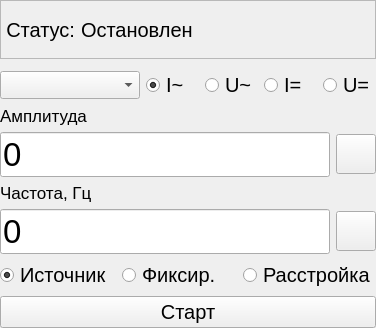
<?xml version="1.0" encoding="UTF-8"?>
<ui version="4.0">
 <class>Form</class>
 <widget class="QWidget" name="Form">
  <property name="geometry">
   <rect>
    <x>0</x>
    <y>0</y>
    <width>376</width>
    <height>328</height>
   </rect>
  </property>
  <property name="windowTitle">
   <string>Form</string>
  </property>
  <layout class="QVBoxLayout" name="verticalLayout">
   <property name="leftMargin">
    <number>0</number>
   </property>
   <property name="topMargin">
    <number>0</number>
   </property>
   <property name="rightMargin">
    <number>0</number>
   </property>
   <property name="bottomMargin">
    <number>0</number>
   </property>
   <item>
    <widget class="QFrame" name="frame">
     <property name="frameShape">
      <enum>QFrame::StyledPanel</enum>
     </property>
     <property name="frameShadow">
      <enum>QFrame::Plain</enum>
     </property>
     <layout class="QHBoxLayout" name="horizontalLayout_4">
      <property name="leftMargin">
       <number>5</number>
      </property>
      <property name="topMargin">
       <number>5</number>
      </property>
      <property name="rightMargin">
       <number>5</number>
      </property>
      <property name="bottomMargin">
       <number>5</number>
      </property>
      <item>
       <widget class="QLabel" name="label_4">
        <property name="font">
         <font>
          <pointsize>15</pointsize>
         </font>
        </property>
        <property name="text">
         <string>Статус:</string>
        </property>
        <property name="alignment">
         <set>Qt::AlignRight|Qt::AlignTrailing|Qt::AlignVCenter</set>
        </property>
       </widget>
      </item>
      <item>
       <widget class="QLabel" name="clb_state_label">
        <property name="sizePolicy">
         <sizepolicy hsizetype="Expanding" vsizetype="Preferred">
          <horstretch>0</horstretch>
          <verstretch>0</verstretch>
         </sizepolicy>
        </property>
        <property name="font">
         <font>
          <pointsize>15</pointsize>
         </font>
        </property>
        <property name="text">
         <string>Остановлен</string>
        </property>
        <property name="scaledContents">
         <bool>false</bool>
        </property>
       </widget>
      </item>
     </layout>
    </widget>
   </item>
   <item>
    <layout class="QHBoxLayout" name="horizontalLayout_2">
     <property name="topMargin">
      <number>5</number>
     </property>
     <item>
      <widget class="QComboBox" name="clb_list_combobox">
       <property name="sizePolicy">
        <sizepolicy hsizetype="Fixed" vsizetype="Fixed">
         <horstretch>0</horstretch>
         <verstretch>0</verstretch>
        </sizepolicy>
       </property>
       <property name="minimumSize">
        <size>
         <width>140</width>
         <height>0</height>
        </size>
       </property>
       <property name="font">
        <font>
         <pointsize>13</pointsize>
        </font>
       </property>
      </widget>
     </item>
     <item>
      <widget class="QRadioButton" name="aci_radio">
       <property name="font">
        <font>
         <pointsize>15</pointsize>
        </font>
       </property>
       <property name="text">
        <string>I~</string>
       </property>
       <property name="checked">
        <bool>true</bool>
       </property>
       <attribute name="buttonGroup">
        <string notr="true">buttonGroup</string>
       </attribute>
      </widget>
     </item>
     <item>
      <widget class="QRadioButton" name="acv_radio">
       <property name="font">
        <font>
         <pointsize>15</pointsize>
        </font>
       </property>
       <property name="text">
        <string>U~</string>
       </property>
       <property name="checked">
        <bool>false</bool>
       </property>
       <attribute name="buttonGroup">
        <string notr="true">buttonGroup</string>
       </attribute>
      </widget>
     </item>
     <item>
      <widget class="QRadioButton" name="dci_radio">
       <property name="font">
        <font>
         <pointsize>15</pointsize>
        </font>
       </property>
       <property name="text">
        <string>I=</string>
       </property>
       <attribute name="buttonGroup">
        <string notr="true">buttonGroup</string>
       </attribute>
      </widget>
     </item>
     <item>
      <widget class="QRadioButton" name="dcv_radio">
       <property name="font">
        <font>
         <pointsize>15</pointsize>
        </font>
       </property>
       <property name="text">
        <string>U=</string>
       </property>
       <attribute name="buttonGroup">
        <string notr="true">buttonGroup</string>
       </attribute>
      </widget>
     </item>
    </layout>
   </item>
   <item>
    <layout class="QGridLayout" name="gridLayout">
     <item row="1" column="0">
      <widget class="QEditCopyButton" name="amplitude_edit">
       <property name="sizePolicy">
        <sizepolicy hsizetype="Expanding" vsizetype="Fixed">
         <horstretch>1</horstretch>
         <verstretch>0</verstretch>
        </sizepolicy>
       </property>
       <property name="font">
        <font>
         <pointsize>25</pointsize>
        </font>
       </property>
       <property name="styleSheet">
        <string notr="true"/>
       </property>
       <property name="text">
        <string>0</string>
       </property>
      </widget>
     </item>
     <item row="0" column="0">
      <widget class="QLabel" name="label_5">
       <property name="sizePolicy">
        <sizepolicy hsizetype="Fixed" vsizetype="Preferred">
         <horstretch>0</horstretch>
         <verstretch>0</verstretch>
        </sizepolicy>
       </property>
       <property name="font">
        <font>
         <pointsize>13</pointsize>
        </font>
       </property>
       <property name="text">
        <string>Амплитуда</string>
       </property>
       <property name="alignment">
        <set>Qt::AlignBottom|Qt::AlignLeading|Qt::AlignLeft</set>
       </property>
      </widget>
     </item>
     <item row="3" column="0">
      <widget class="QEditCopyButton" name="frequency_edit">
       <property name="sizePolicy">
        <sizepolicy hsizetype="Expanding" vsizetype="Fixed">
         <horstretch>1</horstretch>
         <verstretch>0</verstretch>
        </sizepolicy>
       </property>
       <property name="font">
        <font>
         <pointsize>25</pointsize>
        </font>
       </property>
       <property name="text">
        <string>0</string>
       </property>
      </widget>
     </item>
     <item row="4" column="0" colspan="2">
      <layout class="QHBoxLayout" name="horizontalLayout_5">
       <property name="spacing">
        <number>0</number>
       </property>
       <item>
        <widget class="QRadioButton" name="source_mode_radio">
         <property name="font">
          <font>
           <pointsize>15</pointsize>
          </font>
         </property>
         <property name="text">
          <string>Источник</string>
         </property>
         <property name="checked">
          <bool>true</bool>
         </property>
         <attribute name="buttonGroup">
          <string notr="true">buttonGroup_2</string>
         </attribute>
        </widget>
       </item>
       <item>
        <widget class="QRadioButton" name="fixed_mode_radio">
         <property name="font">
          <font>
           <pointsize>15</pointsize>
          </font>
         </property>
         <property name="text">
          <string>Фиксир.</string>
         </property>
         <attribute name="buttonGroup">
          <string notr="true">buttonGroup_2</string>
         </attribute>
        </widget>
       </item>
       <item>
        <widget class="QRadioButton" name="detuning_radio">
         <property name="font">
          <font>
           <pointsize>15</pointsize>
          </font>
         </property>
         <property name="text">
          <string>Расстройка</string>
         </property>
         <attribute name="buttonGroup">
          <string notr="true">buttonGroup_2</string>
         </attribute>
        </widget>
       </item>
      </layout>
     </item>
     <item row="2" column="0">
      <widget class="QLabel" name="label_6">
       <property name="font">
        <font>
         <pointsize>13</pointsize>
        </font>
       </property>
       <property name="text">
        <string>Частота, Гц</string>
       </property>
       <property name="alignment">
        <set>Qt::AlignBottom|Qt::AlignLeading|Qt::AlignLeft</set>
       </property>
      </widget>
     </item>
     <item row="1" column="1">
      <widget class="QPushButton" name="apply_amplitude_button">
       <property name="maximumSize">
        <size>
         <width>40</width>
         <height>40</height>
        </size>
       </property>
       <property name="font">
        <font>
         <pointsize>20</pointsize>
        </font>
       </property>
       <property name="text">
        <string/>
       </property>
       <property name="icon">
        <iconset resource="../../resources/icons.qrc">
         <normaloff>:/icons/icons/ok.png</normaloff>
         <normalon>:/icons/icons/ok.png</normalon>
         <activeon>:/icons/icons/ok.png</activeon>
         <selectedoff>:/icons/icons/ok.png</selectedoff>
         <selectedon>:/icons/icons/ok.png</selectedon>:/icons/icons/ok.png</iconset>
       </property>
       <property name="iconSize">
        <size>
         <width>35</width>
         <height>35</height>
        </size>
       </property>
       <property name="flat">
        <bool>false</bool>
       </property>
      </widget>
     </item>
     <item row="3" column="1">
      <widget class="QPushButton" name="apply_frequency_button">
       <property name="sizePolicy">
        <sizepolicy hsizetype="Minimum" vsizetype="Fixed">
         <horstretch>0</horstretch>
         <verstretch>0</verstretch>
        </sizepolicy>
       </property>
       <property name="maximumSize">
        <size>
         <width>40</width>
         <height>40</height>
        </size>
       </property>
       <property name="font">
        <font>
         <pointsize>20</pointsize>
        </font>
       </property>
       <property name="text">
        <string/>
       </property>
       <property name="icon">
        <iconset resource="../../resources/icons.qrc">
         <normaloff>:/icons/icons/ok.png</normaloff>:/icons/icons/ok.png</iconset>
       </property>
       <property name="iconSize">
        <size>
         <width>35</width>
         <height>35</height>
        </size>
       </property>
      </widget>
     </item>
    </layout>
   </item>
   <item>
    <widget class="QPushButton" name="enable_button">
     <property name="font">
      <font>
       <pointsize>15</pointsize>
      </font>
     </property>
     <property name="text">
      <string>Старт</string>
     </property>
     <property name="iconSize">
      <size>
       <width>25</width>
       <height>25</height>
      </size>
     </property>
     <property name="checkable">
      <bool>true</bool>
     </property>
    </widget>
   </item>
  </layout>
 </widget>
 <customwidgets>
  <customwidget>
   <class>QEditCopyButton</class>
   <extends>QLineEdit</extends>
   <header>irspy.qt.custom_widgets.CustomLineEdit</header>
  </customwidget>
 </customwidgets>
 <resources>
  <include location="../../resources/icons.qrc"/>
  <include location="../../resources/icons.qrc"/>
 </resources>
 <connections/>
 <buttongroups>
  <buttongroup name="buttonGroup"/>
  <buttongroup name="buttonGroup_2"/>
 </buttongroups>
</ui>
